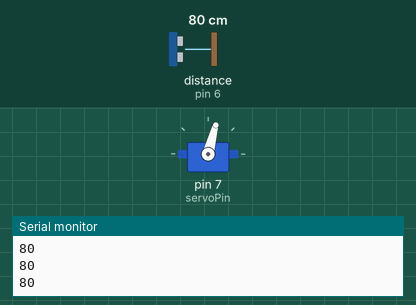
Simulated run of this sketch. Board: Arduino Uno, built with avr-gcc and run on an emulated ATmega328P. On the bench: servo, the last lines printed to the serial monitor. The test bench sets the inputs (shaded band); at power-on: distance to the obstacle (sensor on pin 6) 80 cm. The echo pulse lasts 58.3 µs per cm.

Above: at 1.3 s.
1.4 s: distance to the obstacle (sensor on pin 6) set to 53 cm
2.9 s: distance to the obstacle (sensor on pin 6) set to 44 cm
At 3.39 s:
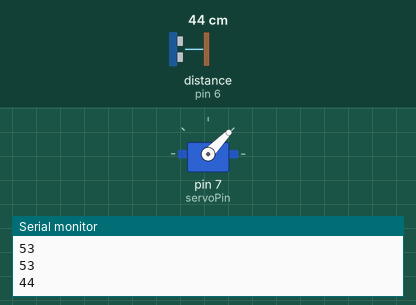
At 4.9 s:
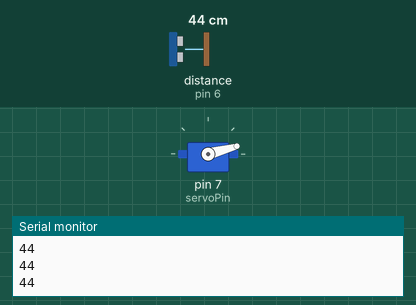
Timing chart, 0 to 6.4 s (numbered marks = the images above; inputs shaded):
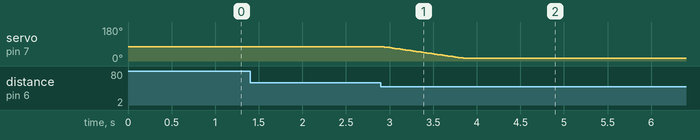

The sketch:

dustbin.ino
```cpp
#include <Servo.h>

Servo myServo;

const int sensorPin = 6;
const int servoPin = 7;

long duration, dist;
bool isOpen = false;
unsigned long noObjectStartTime = 0;

const int openPos = 15;      // Open position
const int closedPos = 75;    // Closed position

void setup() {
  Serial.begin(9600);
  pinMode(sensorPin, OUTPUT);
  myServo.attach(servoPin);
  myServo.write(closedPos); // Start closed
  delay(100);
}

void loop() {
  // Send pulse
  pinMode(sensorPin, OUTPUT);
  digitalWrite(sensorPin, LOW);
  delayMicroseconds(2);
  digitalWrite(sensorPin, HIGH);
  delayMicroseconds(10);
  digitalWrite(sensorPin, LOW);

  // Read echo
  pinMode(sensorPin, INPUT);
  duration = pulseIn(sensorPin, HIGH);

  dist = (duration / 2) / 29.1;
  Serial.println(dist);

  if (dist < 50) {
    // Object is near
    noObjectStartTime = 0;

    if (!isOpen) {
      // Slowly open (70 to 10)
      for (int pos = closedPos; pos >= openPos; pos--) {
        myServo.write(pos);
        delay(15);
      }
      isOpen = true;
    }

  } else {
    // Object is not near
    if (isOpen) {
      if (noObjectStartTime == 0) {
        noObjectStartTime = millis();
      } else if (millis() - noObjectStartTime > 3000) {
        // Slowly close (10 to 70)
        for (int pos = openPos; pos <= closedPos; pos++) {
          myServo.write(pos);
          delay(10);
        }
        isOpen = false;
        noObjectStartTime = 0;
      }
    }
  }

  delay(100);
}
```

Measured:
- the behaviour switches between 50 and 49 cm on distance to the obstacle (sensor on pin 6) (found by bisection; images 0 and 1)
- after the input at 2.9 s, servo on pin 7 (servoPin): moves from 75° to 15° over 0.90 s, starting at once
